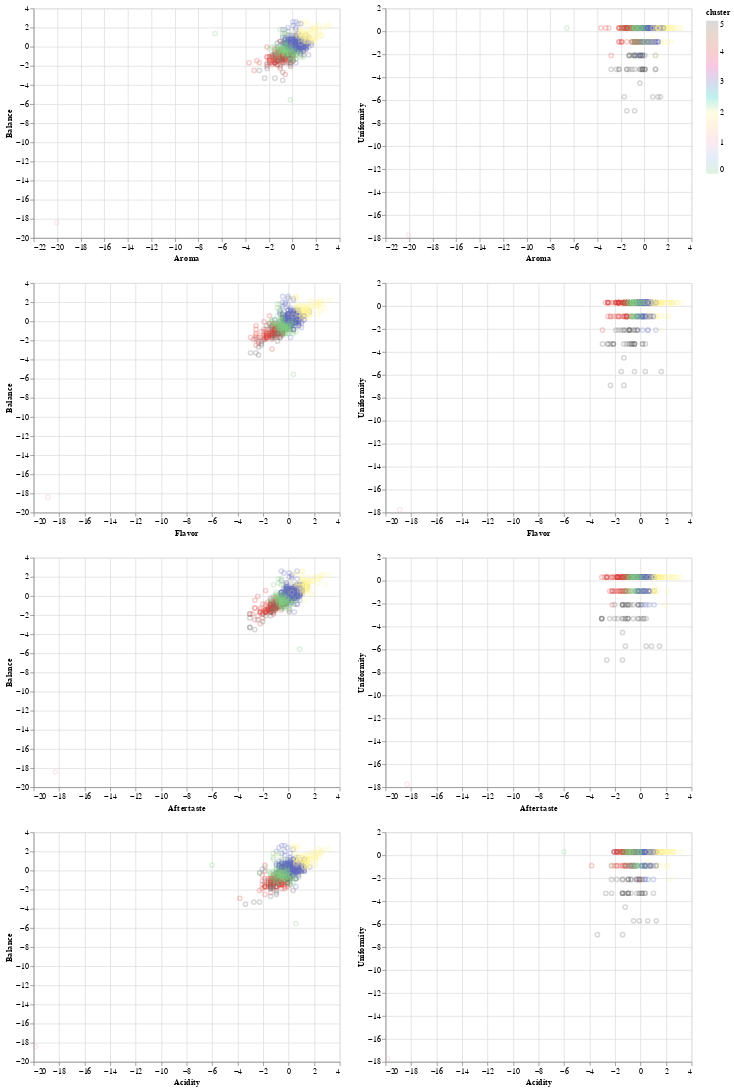

Write notebook code for a chart like this one.
### Markdown cell above
Figure 2.1- Scatter matrix created using k=6. Cluster 3 in the light green is shown towards the top-right in all cases.

### Code cell
tidy_coffee_cluster_k7_plot=alt.Chart(tidy_coffee_cluster_k7_df).mark_point(opacity=0.25).encode(
    x=alt.X(alt.repeat("row"),type="quantitative"),
    y=alt.Y(alt.repeat("column"),type="quantitative"),
    color=alt.Color("cluster",scale=alt.Scale(scheme="accent")),
   tooltip =["Species","Country of Origin","Region","Aroma", "Flavor","Aftertaste", "Acidity","Balance",	"Uniformity","cluster"]).repeat(
        row=["Aroma", "Flavor","Aftertaste", "Acidity"],
        column=["Balance",	"Uniformity"]
    ).interactive()

tidy_coffee_cluster_k7_df_untouched=tidy_coffee_cluster_k7_df

tidy_coffee_cluster_k7_plot

### Figure 1 — Vega-Lite specification as saved in the notebook (floating-point values rounded to 4 significant figures; data arrays with more than 128 entries replaced by an {"elided": "..."} marker saying what was removed)
{"config": {"view": {"continuousWidth": 400, "continuousHeight": 300}}, "repeat": {"column": ["Balance", "Uniformity"], "row": ["Aroma", "Flavor", "Aftertaste", "Acidity"]}, "spec": {"data": {"name": "data-2b2a1b70a15957483a5936a1d656e289"}, "mark": {"type": "point", "opacity": 0.25}, "encoding": {"color": {"field": "cluster", "scale": {"scheme": "accent"}, "type": "quantitative"}, "tooltip": [{"field": "Species", "type": "nominal"}, {"field": "Country of Origin", "type": "nominal"}, {"field": "Region", "type": "nominal"}, {"field": "Aroma", "type": "quantitative"}, {"field": "Flavor", "type": "quantitative"}, {"field": "Aftertaste", "type": "quantitative"}, {"field": "Acidity", "type": "quantitative"}, {"field": "Balance", "type": "quantitative"}, {"field": "Uniformity", "type": "quantitative"}, {"field": "cluster", "type": "quantitative"}], "x": {"field": {"repeat": "row"}, "type": "quantitative"}, "y": {"field": {"repeat": "column"}, "type": "quantitative"}}, "selection": {"selector004": {"type": "interval", "bind": "scales", "encodings": ["x", "y"]}}}, "$schema": "https://vega.github.io/schema/vega-lite/v4.17.0.json", "datasets": {"data-2b2a1b70a15957483a5936a1d656e289": {"elided": "937 records"}}}
